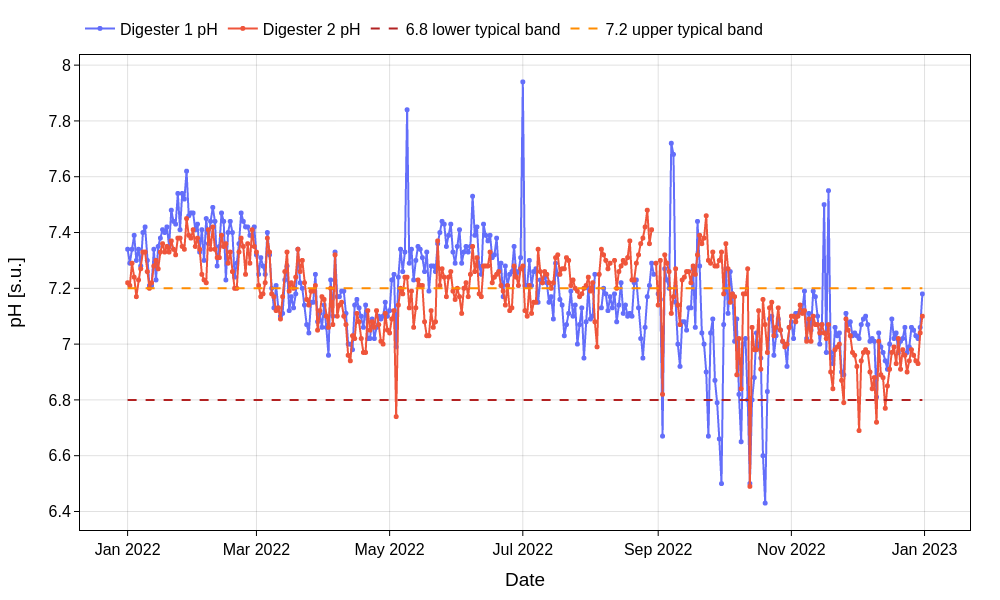

The script that drew this image:
# filename: muscatine_wrrf_digesters_2022_ph_time_series.py
import pandas as pd
import plotly.graph_objects as go

file_name = "muscatine_wrrf_digesters_2022.xlsx"
base_name = "muscatine_wrrf_digesters_2022_ph_time_series"

# Load workbook
xls = pd.ExcelFile(file_name)
if "daily_data" not in xls.sheet_names:
    raise ValueError("Sheet 'daily_data' not found in workbook.")

df = pd.read_excel(xls, sheet_name="daily_data")

required_cols = ["Year", "Month", "Day", "Dig1-pH", "Dig2-pH"]
missing = [c for c in required_cols if c not in df.columns]
if missing:
    raise ValueError(f"Missing required columns: {missing}")

# Build proper datetime
df["Date"] = pd.to_datetime(
    dict(year=df["Year"], month=df["Month"], day=df["Day"]),
    errors="coerce"
)

plot_df = df.loc[:, ["Date", "Dig1-pH", "Dig2-pH"]].copy()
plot_df = plot_df.sort_values("Date").reset_index(drop=True)

# Save CSV with exactly requested columns
csv_df = plot_df.rename(columns={
    "Date": "Date [YYYY-MM-DD]",
    "Dig1-pH": "Digester 1 pH [s.u.]",
    "Dig2-pH": "Digester 2 pH [s.u.]",
})
csv_df["Date [YYYY-MM-DD]"] = csv_df["Date [YYYY-MM-DD]"].dt.strftime("%Y-%m-%d")
csv_file = f"{base_name}.csv"
csv_df.to_csv(csv_file, index=False)

# Create chart
fig = go.Figure()

fig.add_trace(go.Scatter(
    x=plot_df["Date"],
    y=plot_df["Dig1-pH"],
    mode="lines+markers",
    name="Digester 1 pH",
    line=dict(width=2),
    marker=dict(size=5)
))

fig.add_trace(go.Scatter(
    x=plot_df["Date"],
    y=plot_df["Dig2-pH"],
    mode="lines+markers",
    name="Digester 2 pH",
    line=dict(width=2),
    marker=dict(size=5)
))

# Reference band lines as legend items
x0 = plot_df["Date"].min()
x1 = plot_df["Date"].max()

fig.add_trace(go.Scatter(
    x=[x0, x1],
    y=[6.8, 6.8],
    mode="lines",
    name="6.8 lower typical band",
    line=dict(color="firebrick", width=2, dash="dash"),
    hoverinfo="skip"
))

fig.add_trace(go.Scatter(
    x=[x0, x1],
    y=[7.2, 7.2],
    mode="lines",
    name="7.2 upper typical band",
    line=dict(color="darkorange", width=2, dash="dash"),
    hoverinfo="skip"
))

fig.update_layout(
    template="plotly_white",
    title=None,
    font=dict(size=16, color="black"),
    legend=dict(
        orientation="h",
        yanchor="bottom",
        y=1.02,
        xanchor="left",
        x=0
    ),
    margin=dict(l=80, r=30, t=30, b=70),
    width=1000,
    height=600
)

fig.update_xaxes(
    title_text="Date",
    showgrid=True,
    gridcolor="rgba(0,0,0,0.12)",
    showline=True,
    linecolor="black",
    mirror=True,
    ticks="outside",
    tickcolor="black",
    rangeslider_visible=False
)

fig.update_yaxes(
    title_text="pH [s.u.]",
    showgrid=True,
    gridcolor="rgba(0,0,0,0.12)",
    showline=True,
    linecolor="black",
    mirror=True,
    ticks="outside",
    tickcolor="black"
)

html_file = f"{base_name}.html"
png_file = f"{base_name}.png"

fig.write_html(html_file, include_plotlyjs="cdn", full_html=True, config={"responsive": True})
fig.write_image(png_file, width=1000, height=600, engine="kaleido")

print(f"Created file: {csv_file}")
print(f"Created file: {html_file}")
print(f"Created file: {png_file}")
print("Created file: muscatine_wrrf_digesters_2022_ph_time_series.py")
